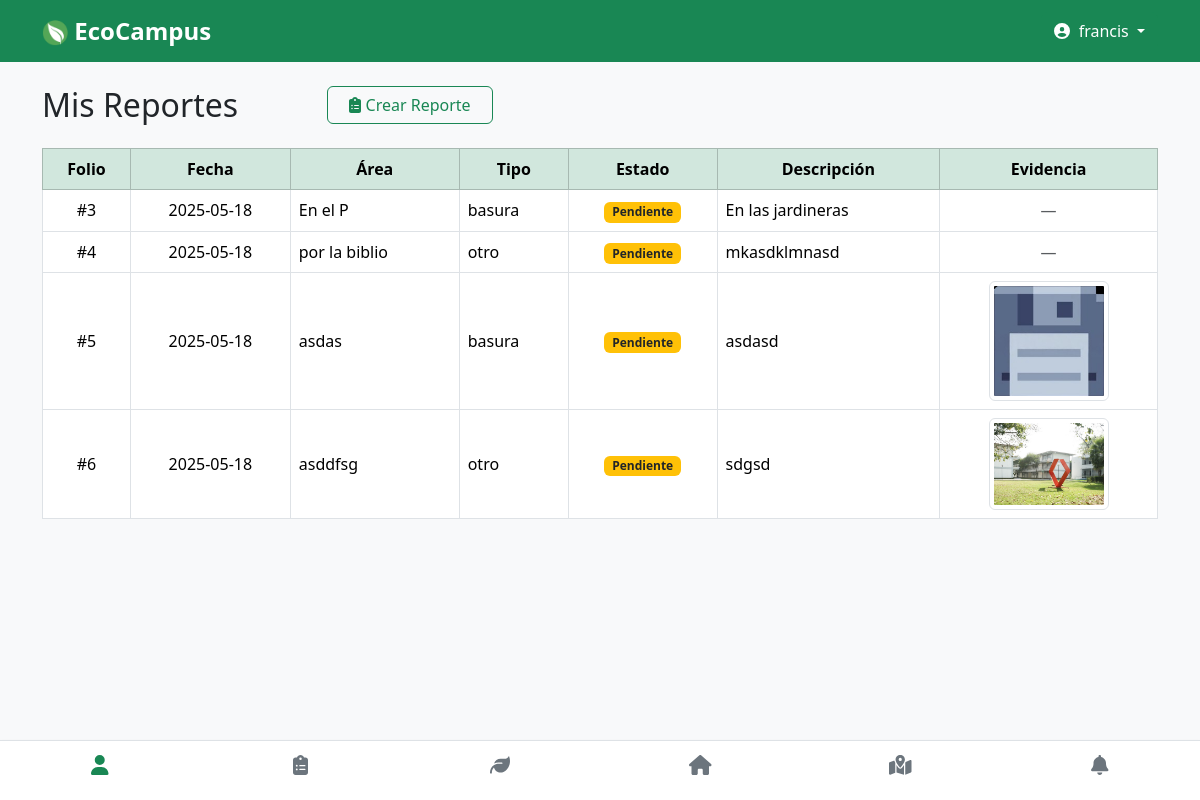
Page /perfil/reportes (signed in) on the committed database.
### backend/models.py (models this page shows)
class Reporte(db.Model):
    id = db.Column(db.Integer, primary_key=True)
    area = db.Column(db.String(100), nullable=False)
    tipo = db.Column(db.String(100), nullable=False)
    descripcion = db.Column(db.String(200), nullable=False)
    comentario = db.Column(db.String(200))
    evidencia = db.Column(db.String(200))  # Ruta del archivo
    fecha = db.Column(db.String(10), nullable=False)
    estado = db.Column(db.String(20), default='pendiente')
    usuario_id = db.Column(db.Integer, db.ForeignKey('usuario.id'), nullable=False)

### backend/routes.py (the view)
    @app.route('/perfil/reportes')
    def perfil_reportes():
        if 'usuario_id' not in session:
            return redirect(url_for('login'))
        reportes = Reporte.query.filter_by(usuario_id=session['usuario_id']).all()
        return render_template('perfil_reportes.html', reportes=reportes)

### frontend/templates/perfil_reportes.html (shortened to what this page needs)
{% extends 'layout.html' %}
{% block content %}
<div class="row mt-4">
  <div class="col-sm-3">
    <h2 class="mb-4">Mis Reportes</h2>
  </div>
    <div class="col-sm-2">
        <a href="{{ url_for('reportes') }}" class="btn btn-outline-success w-100">
        <i class="fas fa-clipboard-list"></i> Crear Reporte
        </a>
    </div>
</div>
{% if reportes %}
  <div class="table-responsive">
    <table class="table table-bordered align-middle">
      <thead class="table-success text-center">
        <tr>
          <th>Folio</th>
          <th>Fecha</th>
          <th>Área</th>
          <th>Tipo</th>
          <th>Estado</th>
          <th>Descripción</th>
          <th>Evidencia</th>
        </tr>
      </thead>
      <tbody>
        {% for r in reportes %}
        <tr>
          <td class="text-center">#{{ r.id }}</td>
          <td class="text-center">{{ r.fecha }}</td>
          <td>{{ r.area }}</td>
          <td>{{ r.tipo }}</td>
          <td class="text-center">
            {% if r.estado == 'pendiente' %}
              <span class="badge bg-warning text-dark">Pendiente</span>
            {% elif r.estado == 'en proceso' %}
              <span class="badge bg-info text-dark">En Proceso</span>
            {% elif r.estado == 'resuelto' %}
              <span class="badge bg-success">Concluido</span>
            {% endif %}
          </td>
          <td>{{ r.descripcion }}</td>
          <td class="text-center">
            {% if r.evidencia %}
              <img src="{{ url_for('static', filename=r.evidencia) }}" alt="Evidencia" class="img-thumbnail" style="max-width: 120px;">
            {% else %}
              <span class="text-muted">—</span>
            {% endif %}
          </td>
        </tr>
        {% endfor %}
      </tbody>
    </table>
  </div>
{% else %}
  <div class="alert alert-secondary text-center">
    No has enviado ningún reporte todavía.
  </div>
{% endif %}
{% endblock %}

### frontend/static/css/main.css (style rules this page uses)
body { font-family: 'Segoe UI', Tahoma, Geneva, Verdana, sans-serif; }

### rows in the picture
Reporte: id "3", fecha "2025-05-18", area "En el P", tipo "basura", estado "Pendiente", descripcion "En las jardineras"
Reporte: id "4", fecha "2025-05-18", area "por la biblio", tipo "otro", estado "Pendiente", descripcion "mkasdklmnasd"
Reporte: id "5", fecha "2025-05-18", area "asdas", tipo "basura", estado "Pendiente", descripcion "asdasd", evidencia (picture)
Reporte: id "6", fecha "2025-05-18", area "asddfsg", tipo "otro", estado "Pendiente", descripcion "sdgsd", evidencia (picture)

### other values in the picture
{{ session['usuario_nombre'] }} "francis"
